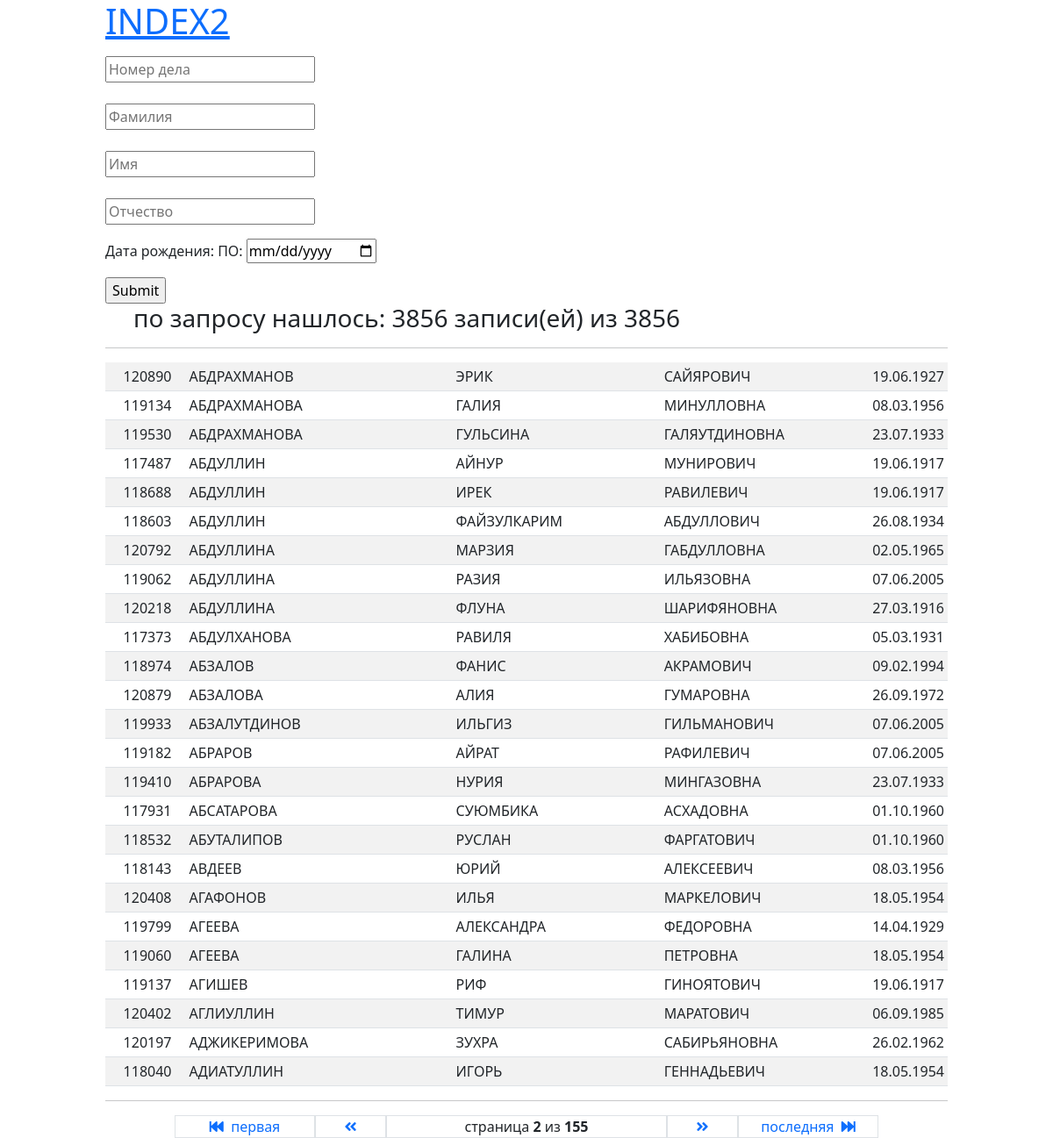
The app's page /f/?page=2 with its own data.
### filter/models.py (models this page shows)
class Pd(models.Model):
    nom = models.IntegerField(unique = True, verbose_name="Номер дела")
    fam = models.CharField(max_length=25, verbose_name="Фамилия")
    name = models.CharField(max_length=25, verbose_name="Имя")
    fname = models.CharField(max_length=25, null =True, blank=True, verbose_name="Отчество")
    dr = models.DateField(verbose_name="Дата рождения")

### filter/views.py (the view)
# urls.py: path('f/', show_all_persons_page)
def show_all_persons_page(request):
    context = {}
    all_reccords = Pd.objects.all().count()
    filtered_persons =  PdFilter(
        request.GET,
        queryset = Pd.objects.all().order_by('fam', 'name', 'fname')
    )
    context['allrec'] = all_reccords
    context['filtered_persons'] = filtered_persons
    paginated_filtered_persons = Paginator(filtered_persons.qs, 25)
    page_number = request.GET.get('page')
    person_page_obj = paginated_filtered_persons.get_page(page_number)
    context['person_page_obj'] = person_page_obj
    return render(request,'filter/index2.html',context=context)

### filter/templatetags/filter_extras.py (called while the page is built)
@register.simple_tag
def fil_url(value, field_name, urlencode=None):
    url = '?{}={}'.format(field_name, value)
    if urlencode:
        querystring = urlencode.split('&')
        filtered_querystring = filter(lambda p: p.split('=')[0]!=field_name, querystring)
        encoded_querystring = '&'.join(filtered_querystring)
        url = '{}&{}'.format(url, encoded_querystring)
    return url

### filter/templates/filter/index2.html (shortened to what this page needs)
<!DOCTYPE html>
<html lang="en">
<head>
    <link rel="stylesheet" href="https://cdn.jsdelivr.net/npm/bootstrap@5.1.3/dist/css/bootstrap.min.css">
    <link rel="stylesheet" href="https://pro.fontawesome.com/releases/v5.10.0/css/all.css"/>
</head>
{% load filter_extras %}
<body>
<div class="ff" style="margin: 0 auto; width: 960px;">
    <h1><a href="/f">INDEX2</a></h1>
  <form method="get">
    {{ filtered_persons.form.as_p }}
    <input type="submit" />
  </form>
<ul>
   <h3>по запросу нашлось: {{ filtered_persons.qs.count }} записи(ей) из {{ allrec }}</h3>
</ul>
    <hr>
    <table class="table table-striped">
    <tbody>
    {% for pd in person_page_obj %}
                <tr>
                    <td class="col-md-1 p-1 text-end">{{ pd.nom }}</td>
                    <td class="col-md-4 p-1 px-3 text-start">{{ pd.fam|upper }}</td>
                    <td class="col-md-3 p-1 text-start">{{ pd.name|upper }}</td>
                    <td class="col-md-3 p-1 text-start"> {{ pd.fname|upper }}</td>
                    <td class="col-md-1 p-1 text-center">{{ pd.dr|date:"d.m.Y" }}</td>
                </tr>
              {% endfor %}
    </tbody>
    </table>
    <hr>
    <div class="container-lg text-center">
            <div class="row pagination text-decoration-none">
                <div class="col"></div>
            {% if person_page_obj.has_previous %}
                <div class="col-lg-2 border"><a class="text-decoration-none" href="{% fil_url 1 'page' request.GET.urlencode %}"><i class="fas fa-fast-backward"></i>&nbsp; первая</a></div>
                <div class="col border"><a class="text-decoration-none" href="{% fil_url person_page_obj.previous_page_number 'page' request.GET.urlencode %}"><i class="fas fa-angle-double-left"></i></a></div>
            {% else %}
                <div class="col-lg-2 border"><i class="fas fa-fast-backward"></i>&nbsp; первая</div>
                <div class="col border"><i class="fas fa-angle-double-left"></i></a></div>
            {% endif %}
            <div class="col-lg-4 border">
                страница  <span class="fw-bold">{{ person_page_obj.number }}</span> из <span class="fw-bold">{{ person_page_obj.paginator.num_pages }}</span>
            </div>
            {% if person_page_obj.has_next %}
                <div class="col border"><a class="text-decoration-none" href="{% fil_url person_page_obj.next_page_number 'page' request.GET.urlencode %}"><i class="fas fa-angle-double-right"></i></a></div>
                <div class="col-lg-2 border"><a class="text-decoration-none" href="{% fil_url person_page_obj.paginator.num_pages 'page' request.GET.urlencode %}">последняя &nbsp;<i class="fas fa-fast-forward"></i></a></div>
            {% else %}
                <div class="col border"><i class="fas fa-angle-double-right"></i></a></div>
                <div class="col-lg-2 border">последняя &nbsp;<i class="fas fa-fast-forward"></i></a></div>
            {% endif %}
            <div class="col"></div>
            </div>
    </div>
</div>
</body>
</html>

### records on screen
Pd: nom "120890", fam "АБДРАХМАНОВ", name "ЭРИК", fname "САЙЯРОВИЧ", dr "19.06.1927"
Pd: nom "119134", fam "АБДРАХМАНОВА", name "ГАЛИЯ", fname "МИНУЛЛОВНА", dr "08.03.1956"
Pd: nom "119530", fam "АБДРАХМАНОВА", name "ГУЛЬСИНА", fname "ГАЛЯУТДИНОВНА", dr "23.07.1933"
Pd: nom "117487", fam "АБДУЛЛИН", name "АЙНУР", fname "МУНИРОВИЧ", dr "19.06.1917"
Pd: nom "118688", fam "АБДУЛЛИН", name "ИРЕК", fname "РАВИЛЕВИЧ", dr "19.06.1917"
Pd: nom "118603", fam "АБДУЛЛИН", name "ФАЙЗУЛКАРИМ", fname "АБДУЛЛОВИЧ", dr "26.08.1934"
Pd: nom "120792", fam "АБДУЛЛИНА", name "МАРЗИЯ", fname "ГАБДУЛЛОВНА", dr "02.05.1965"
Pd: nom "119062", fam "АБДУЛЛИНА", name "РАЗИЯ", fname "ИЛЬЯЗОВНА", dr "07.06.2005"
Pd: nom "120218", fam "АБДУЛЛИНА", name "ФЛУНА", fname "ШАРИФЯНОВНА", dr "27.03.1916"
Pd: nom "117373", fam "АБДУЛХАНОВА", name "РАВИЛЯ", fname "ХАБИБОВНА", dr "05.03.1931"
Pd: nom "118974", fam "АБЗАЛОВ", name "ФАНИС", fname "АКРАМОВИЧ", dr "09.02.1994"
Pd: nom "120879", fam "АБЗАЛОВА", name "АЛИЯ", fname "ГУМАРОВНА", dr "26.09.1972"
Pd: nom "119933", fam "АБЗАЛУТДИНОВ", name "ИЛЬГИЗ", fname "ГИЛЬМАНОВИЧ", dr "07.06.2005"
Pd: nom "119182", fam "АБРАРОВ", name "АЙРАТ", fname "РАФИЛЕВИЧ", dr "07.06.2005"
Pd: nom "119410", fam "АБРАРОВА", name "НУРИЯ", fname "МИНГАЗОВНА", dr "23.07.1933"
Pd: nom "117931", fam "АБСАТАРОВА", name "СУЮМБИКА", fname "АСХАДОВНА", dr "01.10.1960"
Pd: nom "118532", fam "АБУТАЛИПОВ", name "РУСЛАН", fname "ФАРГАТОВИЧ", dr "01.10.1960"
Pd: nom "118143", fam "АВДЕЕВ", name "ЮРИЙ", fname "АЛЕКСЕЕВИЧ", dr "08.03.1956"
Pd: nom "120408", fam "АГАФОНОВ", name "ИЛЬЯ", fname "МАРКЕЛОВИЧ", dr "18.05.1954"
Pd: nom "119799", fam "АГЕЕВА", name "АЛЕКСАНДРА", fname "ФЕДОРОВНА", dr "14.04.1929"
Pd: nom "119060", fam "АГЕЕВА", name "ГАЛИНА", fname "ПЕТРОВНА", dr "18.05.1954"
Pd: nom "119137", fam "АГИШЕВ", name "РИФ", fname "ГИНОЯТОВИЧ", dr "19.06.1917"
Pd: nom "120402", fam "АГЛИУЛЛИН", name "ТИМУР", fname "МАРАТОВИЧ", dr "06.09.1985"
Pd: nom "120197", fam "АДЖИКЕРИМОВА", name "ЗУХРА", fname "САБИРЬЯНОВНА", dr "26.02.1962"
Pd: nom "118040", fam "АДИАТУЛЛИН", name "ИГОРЬ", fname "ГЕННАДЬЕВИЧ", dr "18.05.1954"

### other values on screen
{{ filtered_persons.qs.count }} "3856"
{{ allrec }} "3856"
{{ person_page_obj.number }} "2"
{{ person_page_obj.paginator.num_pages }} "155"
